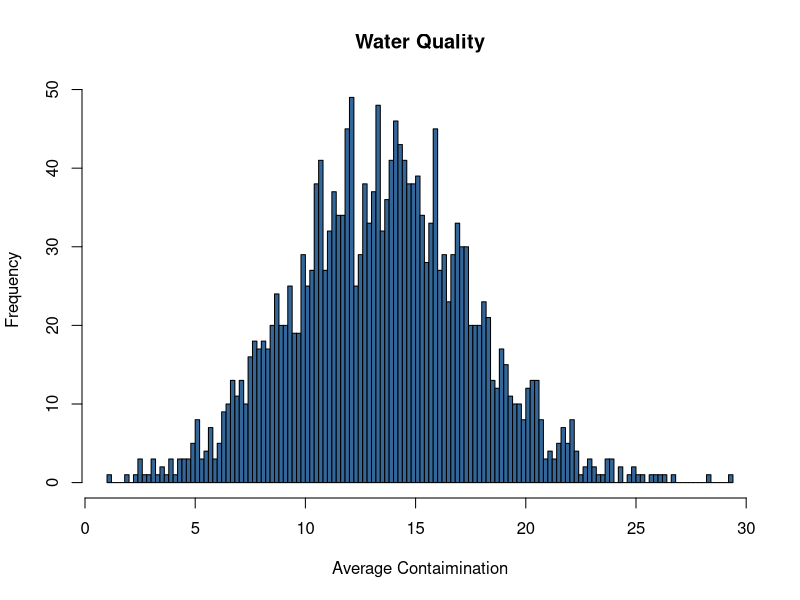
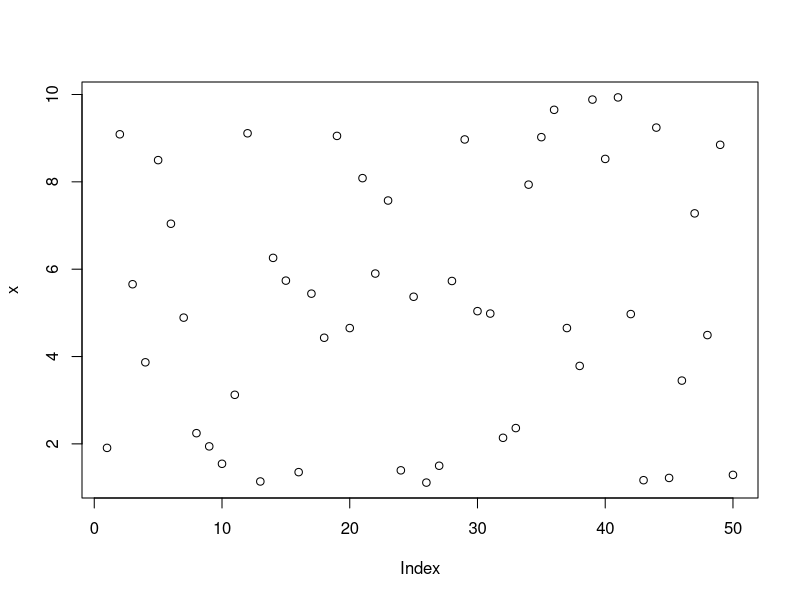
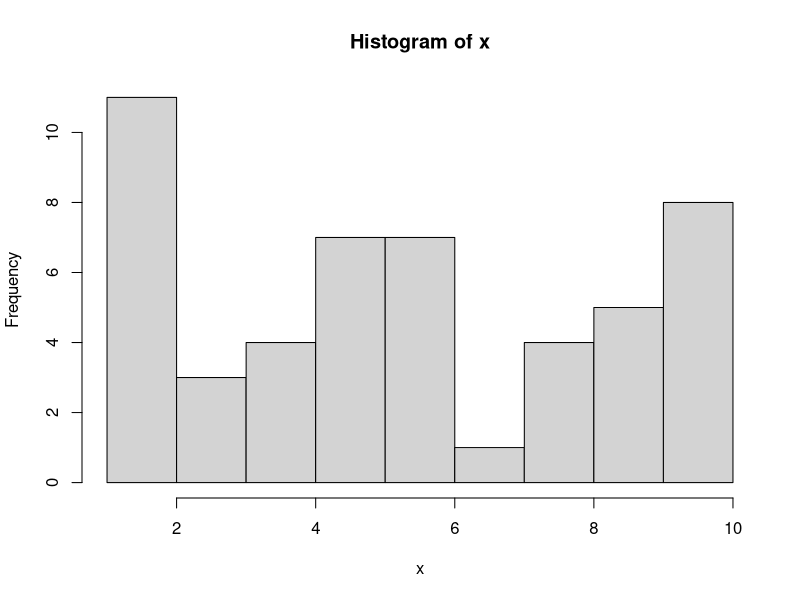
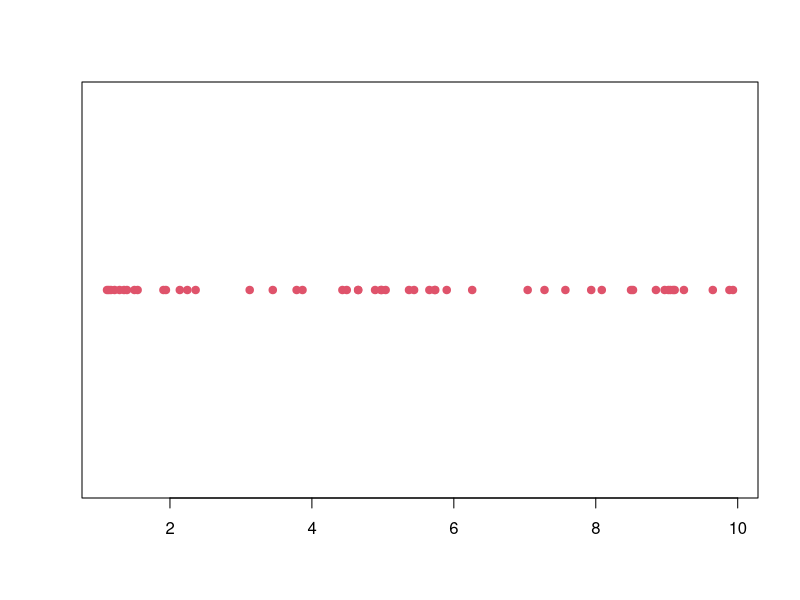
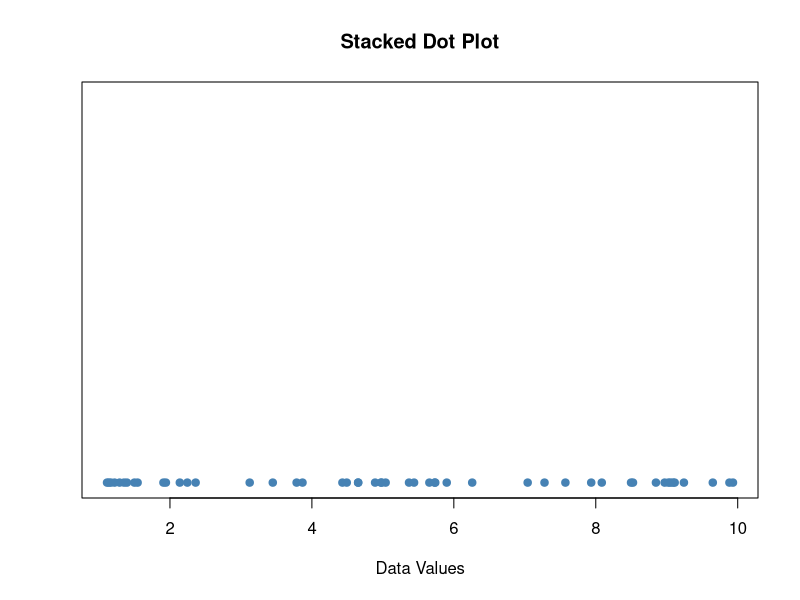

Recreate these plots in R, in order.
## ---- chunk 1
knitr::opts_chunk$set(echo = TRUE)
## ---- chunk 2
water = rnorm(2000,13.5,4)
## ---- chunk 3
hist(water, col="#336699", xlab = "Average Contaimination", main = "Water Quality", breaks = 120)
## ---- chunk 4
data = c(1,2,3,4,400)
mean(data)
## ---- chunk 5
x = runif(50,1,10)
## ---- chunk 6
plot(x)
## ---- chunk 7
hist(x)
## ---- chunk 8
stem(x)
## ---- chunk 9
stripchart(x,pch = 19, method = "stack", col=2)
## ---- chunk 10
stripchart(x, method = "stack", offset = .5, at = 0, pch = 19,
           col = "steelblue", main = "Stacked Dot Plot", xlab = "Data Values")
